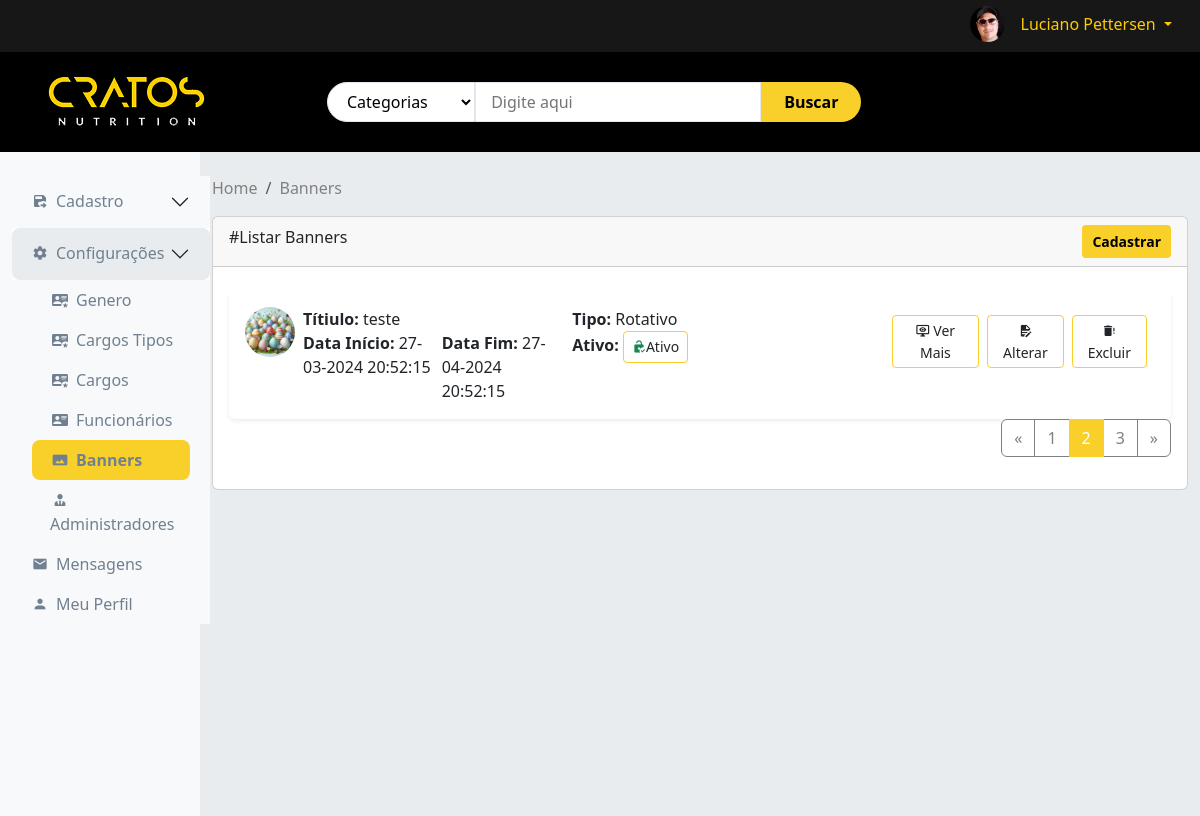
Screenshot of /adm/adm.php?pagina=banner (signed in) with the database file from the repository.
### tables this page shows
CREATE TABLE `banner` (
  `idbanner` int(10) unsigned NOT NULL AUTO_INCREMENT,
  `idadm` int(10) unsigned NOT NULL,
  `img` varchar(145) DEFAULT NULL,
  `titulo` varchar(145) NOT NULL,
  `datai` datetime NOT NULL DEFAULT current_timestamp(),
  `dataf` datetime NOT NULL DEFAULT current_timestamp(),
  `tipo` varchar(50) NOT NULL DEFAULT 'rotativo',
  `cadastro` datetime DEFAULT current_timestamp(),
  `alteracao` timestamp NOT NULL DEFAULT current_timestamp() ON UPDATE current_timestamp(),
  `ativo` char(1) NOT NULL DEFAULT 'A',
  PRIMARY KEY (`idbanner`,`idadm`) USING BTREE
);

### adm/func/func.php (called while the page is built, shortened)
<?php
function listarGeral($campos, $tabela)
{
    $conn = conectar();
    try {
        $conn->beginTransaction();
        $query = "SELECT $campos FROM $tabela";
        $sqlLista = $conn->prepare($query);
        $sqlLista->execute();
        $retornoLista = $sqlLista->fetchAll(PDO::FETCH_OBJ);
        if ($retornoLista) {
            return $retornoLista;
        } else {
            return [];
        }
    } catch (Throwable $e) {
        $conn->rollback();
        $error_message = '';
        $previousException = $e->getPrevious();
        if ($previousException) {
            $error_message .= 'Previous Exception: ' . $previousException->getMessage() . PHP_EOL;
        }
        $error_message .= 'Throwable: ' . $e->getMessage() . PHP_EOL;
        $error_message .= 'Code: ' . $e->getCode() . PHP_EOL;
        $trace = $e->getTrace();
        $error_message .= 'Trace: ' . print_r($trace, true) . PHP_EOL;
        $error_message .= 'Trace File: ' . $trace[0]['file'] . PHP_EOL;
        $error_message .= 'Trace Line: ' . $trace[0]['line'] . PHP_EOL;
        $error_message .= 'File: ' . $e->getFile() . PHP_EOL;
        $error_message .= 'Line: ' . $e->getLine() . PHP_EOL;
        error_log($error_message, 3, 'log/arquivo_de_log.txt');
        throw $e;
    } finally {
        $conn = null;
    }
}
function formatarDataHoraBr($data)
{
    return date('d-m-Y H:i:s', strtotime($data));
}
?>

### adm/banner/listaBanner.php (the view, shortened to what this page needs)
<nav aria-label="breadcrumb">
    <ol class="breadcrumb">
        <li class="breadcrumb-item"><a href="adm.php">Home</a></li>
        <li class="breadcrumb-item active"><a href="?pagina=banner">Banners</a></li>
    </ol>
</nav>
<div class="card">
    <div class="card-header">
        #Listar Banners
        <button type="button" class="btn btn-sm btn-primary float-end" data-bs-toggle="modal"
                data-bs-target="#modalBannerAdd">Cadastrar
        </button>
    </div>
    <div class="card-body">
        <?php
        $listarBanner = listarGeral('b.idbanner, b.img, b.titulo, b.datai, b.dataf, b.tipo, b.cadastro, b.alteracao, b.ativo, p.nome, p.sobrenome', 'banner b INNER JOIN pessoa p ON p.idpessoa = b.idadm ORDER BY b.idbanner DESC');
        if ($listarBanner) {
            foreach ($listarBanner as $pessoa) {
                $idbanner = $pessoa->idbanner;
                $img = $pessoa->img;
                $titulo = $pessoa->titulo;
                $datai = formatarDataHoraBr($pessoa->datai);
                $dataf = formatarDataHoraBr($pessoa->dataf);
                $tipo = $pessoa->tipo;
                $ativo = $pessoa->ativo;
                if ($ativo == 'A') {
                    $btnAtivo = '<a href="#" class="btn btn-sm btn-outline-primary" aria-current="page" title="Banner Ativado. Clique para Desativar" id="btnStatus" onclick="statusGeral(' . $idbanner . ',\'bannerStatus\');"><span class="mdi mdi-lock-open-check text-success"></span>Ativo</a>';
                } else {
                    $btnAtivo = '<a href="#" class="btn btn-sm btn-outline-primary" aria-current="page" title="Banner Desativado. Clique para Ativar" id="btnStatus" onclick="statusGeral(' . $idbanner . ',\'bannerStatus\');"><span class="mdi mdi-lock-check text-danger"></span> Desativado</a>';
                }
                ?>
                <div class="card card-lista mt-2 border border-0 shadow-sm">
                    <div class="card-body d-flex flex-column flex-md-row justify-content-between">
                        <div class="d-flex flex-column flex-md-row flex-fill">
                            <div class="d-flex col-md-6">
                                <img src="./banner/img/<?php echo $img; ?>" class="rounded-circle"
                                     style="width:50px;height:50px;">
                                <div class="d-flex flex-column ps-2">
                                    <div><strong>Títiulo:</strong> <?php echo $titulo ?></div>
                                    <div class="d-flex flex-md-row flex-column">
                                        <div class=""><strong>Data Início:</strong> <?php echo $datai ?></div>
                                        <div class="ps-md-2"><strong>Data Fim:</strong> <?php echo $dataf ?></div>
                                    </div>
                                </div>
                            </div>
                            <div class="d-flex flex-column ps-2  col-md-6">
                                <div><strong>Tipo:</strong> <?php echo $tipo ?></div>
                                <div><strong>Ativo:</strong> <?php echo $btnAtivo ?></div>
                            </div>
                        </div>
                        <div class="p-2">
                            <div class="d-flex flex-md-row flex-column gap-2">
                                <a href="#" class="btn btn-sm btn-outline-primary" aria-current="page"
                                   data-bs-toggle="modal" data-bs-target="#modalBannerVerMais"
                                   title="Ver detalhes do banner"
                                   onclick="bannerVeMais(<?php echo $idbanner ?>,'bannerVerMais')"><span
                                            class="mdi mdi-monitor-eye"></span> Ver Mais</a>
                                <a href="#" class="btn btn-sm btn-outline-primary"
                                   title="Alterar informações do Banner" data-bs-toggle="modal"
                                   data-bs-target="#modalBannerAlt"
                                   onclick="bannerDadosAlterar(<?php echo $idbanner ?>,'bannerDadosAlt');"><span
                                            class="mdi mdi-file-document-edit"></span>
                                    Alterar</a>
                                <a href="#" class="btn btn-sm btn-outline-primary" title="Excluir Banner"
                                   onclick="excGeral(<?php echo $idbanner ?>,'bannerExc','btnExcluir');"><span
                                            class="mdi mdi-delete-alert"></span> Excluir</a>
                            </div>
                        </div>
                    </div>
                </div>
                <?php
            }
        } else {
            ?>
            <div class="text-center">
                Nenhum banner para apresentar!
            </div>
            <?php
        }
        ?>
        <div class="row float-end">
            <div class="col-8">
                <nav aria-label="Page navigation example">
                    <ul class="pagination">
                        <li class="page-item">
                            <a class="page-link" href="#" aria-label="Previous">
                                <span aria-hidden="true">&laquo;</span>
                            </a>
                        </li>
                        <li class="page-item"><a class="page-link" href="#">1</a></li>
                        <li class="page-item active" aria-current="page">
                            <span class="page-link">2</span>
                        </li>
                        <li class="page-item"><a class="page-link" href="#">3</a></li>
                        <li class="page-item">
                            <a class="page-link" href="#" aria-label="Next">
                                <span aria-hidden="true">&raquo;</span>
                            </a>
                        </li>
                    </ul>
                </nav>
            </div>
        </div>
    </div>
</div>
<?php
include_once 'mensagem.php';
?>

### css/style.css (style rules this page uses)
body { font-family: 'Montserrat', sans-serif; font-weight: 400; color: #333; }
a { color: #2B2D42; font-weight: 500; -webkit-transition: 0.2s color; transition: 0.2s color; }
ul, ol { margin: 0; padding: 0; list-style: none }

### css/padrao.css (style rules this page uses)
:root { --cor-principal: #f9d02a; --cor-secundaria: black; --cor-segundoPlano: #ece650; --cor-bgdanger: #ed2f2f; --cor-bgdanger-dark: #c6000f; --cor-btn-primary-fonte: black; --cor-btn-secondary-fonte: #f9d02a; }
html { font-family: sans-serif; -webkit-text-size-adjust: 100%; -ms-text-size-adjust: 100%; }

### rows the page displays
banner: img (picture), titulo "teste", datai "27-03-2024 20:52:15", dataf "27-04-2024 20:52:15", tipo "Rotativo"

### other values shown
$titulo "Cadastro"
$titulo "Configurações"
$subTitulo "Genero"
$subTitulo "Cargos Tipos"
$subTitulo "Cargos"
$subTitulo "Funcionários"
$subTitulo "Banners"
$subTitulo "Administradores"
$titulo "Mensagens"
$titulo "Meu Perfil"
